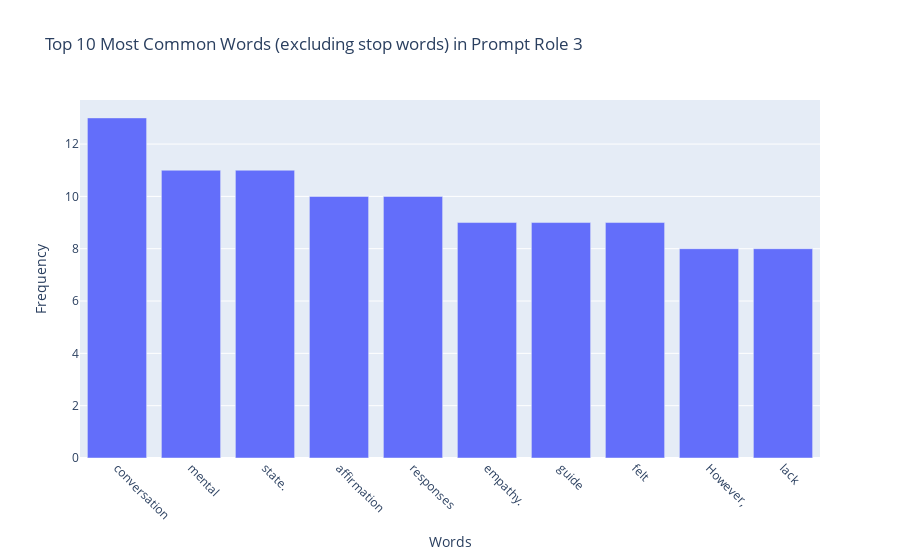

Notebook source saved alongside this figure:
### Code cell
plot_word_frequency(feedback_data['Review'][2], "Prompt Role 3")

### Figure 1 — Plotly figure (JSON) as saved in the notebook; plotly's stock layout.template omitted (floating-point values rounded to 4 significant figures)
{"data": [{"alignmentgroup": "True", "hovertemplate": "Words=%{x}<br>Frequency=%{y}<extra></extra>", "legendgroup": "", "marker": {"color": "#636efa", "pattern": {"shape": ""}}, "name": "", "offsetgroup": "", "orientation": "v", "showlegend": false, "textposition": "auto", "type": "bar", "x": ["conversation", "mental", "state.", "affirmation", "responses", "empathy.", "guide", "felt", "However,", "lack"], "xaxis": "x", "y": [13, 11, 11, 10, 10, 9, 9, 9, 8, 8], "yaxis": "y"}], "layout": {"barmode": "relative", "legend": {"tracegroupgap": 0}, "title": {"text": "Top 10 Most Common Words (excluding stop words) in Prompt Role 3"}, "xaxis": {"anchor": "y", "domain": [0, 1], "tickangle": 45, "title": {"text": "Words"}}, "yaxis": {"anchor": "x", "domain": [0, 1], "title": {"text": "Frequency"}}}}
